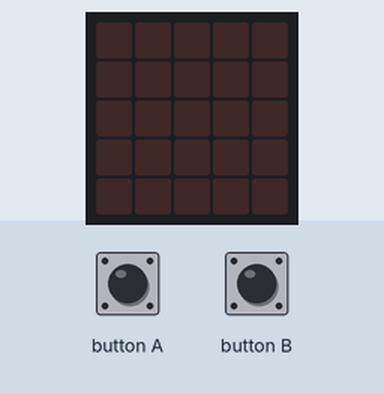
The program below on a simulated BBC micro:bit running MicroPython. Parts: the board's 5×5 LED display. Inputs (shaded band) come from the test bench. Dim RGB values are drawn brighter than linear.

Above: at 1.2 s.
1.3 s: button A pressed for 1 s
At 2.7 s:
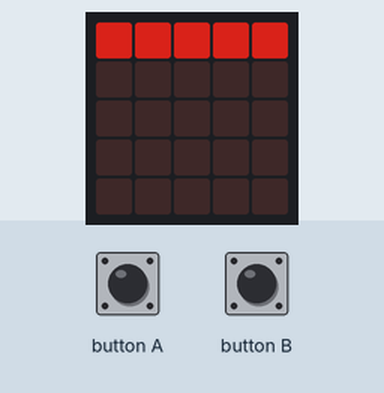
3.8 s: button B pressed for 0.25 s
At 5.4 s:
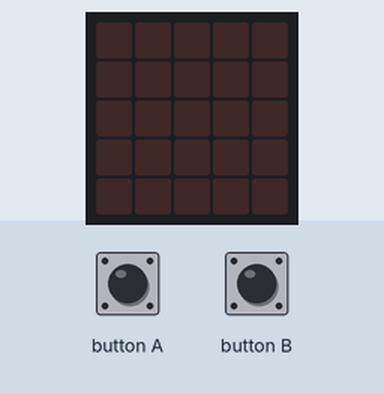
5.7 s: button A pressed for 0.25 s
At 6.7 s:
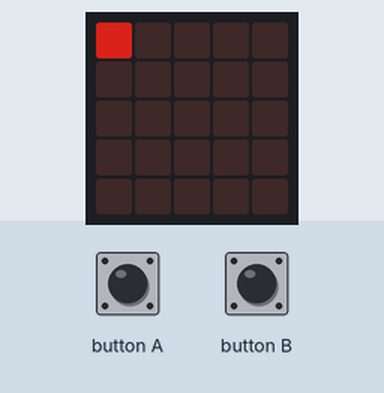
7.4 s: button B pressed for 1 s
At 8.8 s:
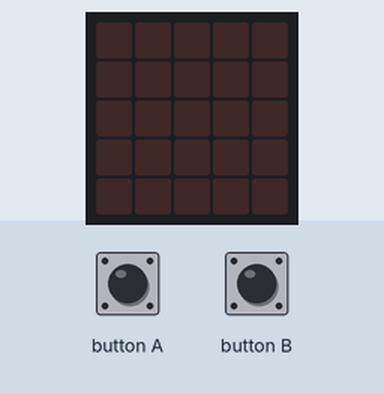
Timing chart, 0 to 10.4 s (numbered marks = the images above; inputs shaded):
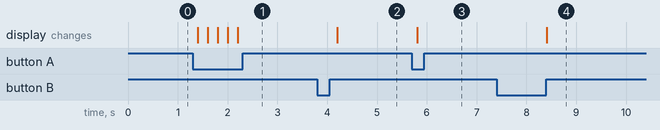

The program:

buttons.py
```python
from microbit import *

zero = Image("00000:00000:00000:00000:00000")
one = Image("50000:00000:00000:00000:00000")
two = Image("55000:00000:00000:00000:00000")
three = Image("55500:00000:00000:00000:00000")
four = Image("55550:00000:00000:00000:00000")
five = Image("55555:00000:00000:00000:00000")

options = [zero, one, two, three, four, five]

count = 0
while True:
    if button_a.is_pressed():
        count = count + 1
    if button_b.is_pressed():
        count = 0
    else:
        display.show(options[count])
    sleep(200)
```

Measured:
- after the input at 1.3 s, the display: first changes after 0.10 s (image 1 shows a later state)
- after the input at 3.8 s, the display: changes after 0.40 s (image 2)
- after the input at 5.7 s, the display: changes after 0.11 s (image 3)
- after the input at 7.4 s, the display: changes after 1.0 s (image 4)
